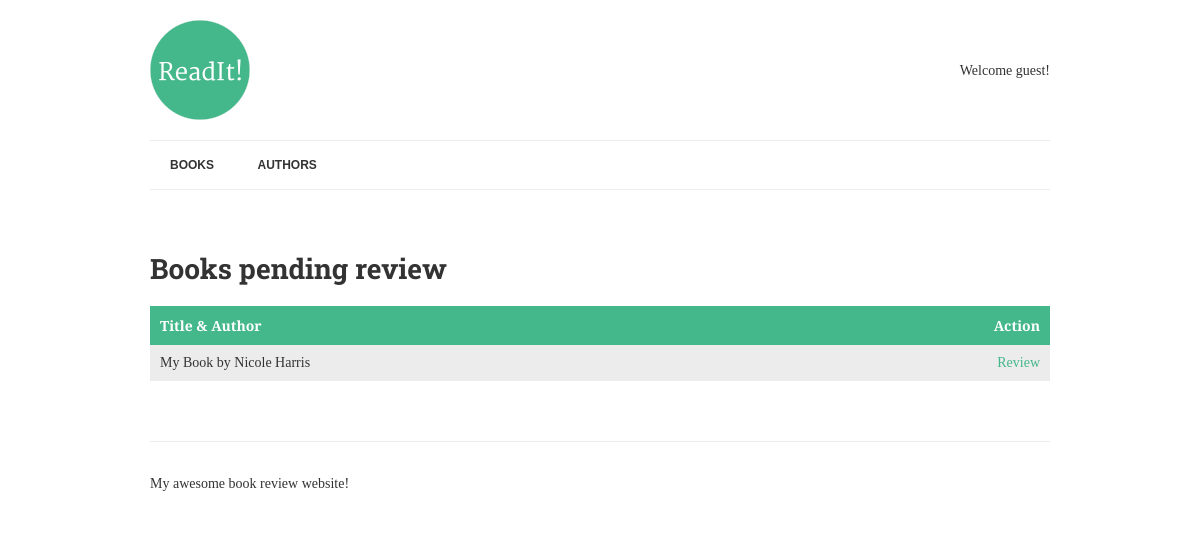
The page /review/ on the database as committed earlier.
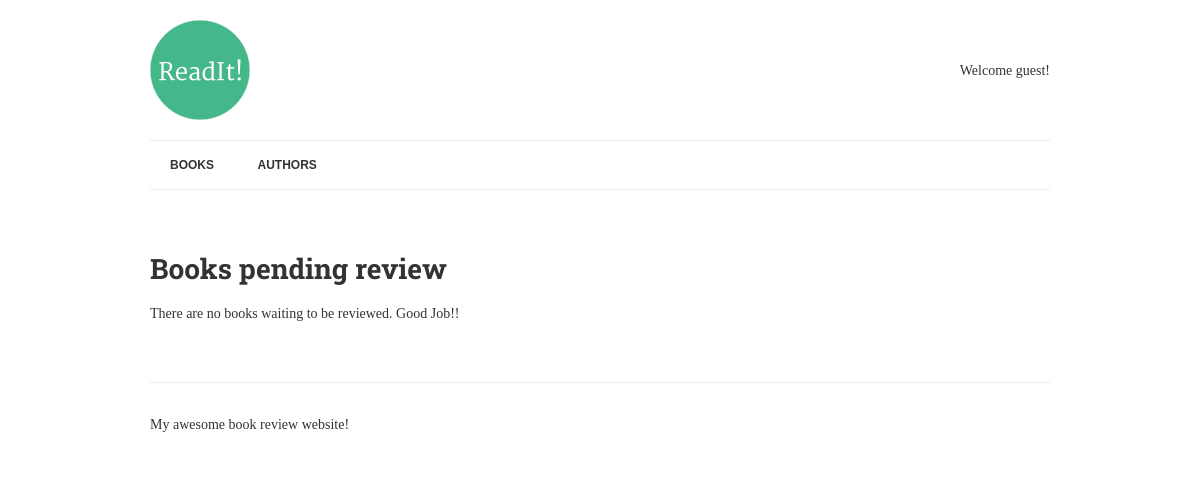
The same page on the database as committed later.
### books/models.py (models this page shows, shortened)
class Book(models.Model):
    title = models.CharField(max_length=150)
    authors = models.ManyToManyField("Author", related_name="books")
    review = models.TextField(blank=True, null=True)
    date_reviewed = models.DateTimeField(blank=True, null=True)
    is_favourite = models.BooleanField(default=False, verbose_name="Favourite")
    def list_authors(self):
        return ", ".join([author.name for author in self.authors.all()])

class Author(models.Model):
    name = models.CharField(max_length=70, help_text="Use pen name, not real name", unique=True)

### books/views.py (the view)
# urls.py: url(r'^review/$', review_books, name='review-books'),
def review_books(request):
    books = Book.objects.filter(date_reviewed__isnull=True).prefetch_related('authors')
    context = {
        'books': books,
    }
    return render(request, "list-to-review.html", context)

### books/templates/list-to-review.html
{% extends "base.html" %}
{% block content %}
    <h1>Books pending review</h1>
    {% if books %}
        <table>
            <thead>
                <th>Title &amp; Author</th>
                <th class="align-right">Action</th>
            </thead>
            <tbody>
                {% for book in books %}
                    <tr>
                        <td class="title">
                            {{ book.title }} by {{ book.list_authors }}
                        </td>
						<td class="align-right">
							<a href="{% url 'review-book' book.pk %}">Review</a>
						</td>
                    </tr>
                {% endfor %}
            </tbody>
        </table>
    {% else %}
        <p>There are no books waiting to be reviewed. Good Job!!</p>
    {% endif %}
{% endblock %}

Rows that differ between the two databases and show on the page:
no longer on this page (row edited): Book: title "My Book", list_authors "Nicole Harris"
Other text that changed with them:
text no longer shown: "Title & Author Action"
text now shown: "There are no books waiting to be reviewed. Good Job!!"
